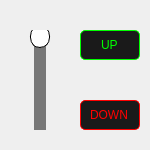
<?xml version="1.0" encoding="UTF-8"?>
<ui version="4.0">
 <class>Trains</class>
 <widget class="QWidget" name="Trains">
  <property name="geometry">
   <rect>
    <x>0</x>
    <y>0</y>
    <width>150</width>
    <height>150</height>
   </rect>
  </property>
  <property name="minimumSize">
   <size>
    <width>150</width>
    <height>150</height>
   </size>
  </property>
  <property name="maximumSize">
   <size>
    <width>150</width>
    <height>150</height>
   </size>
  </property>
  <property name="windowTitle">
   <string>Landing Gear</string>
  </property>
  <widget class="QSlider" name="OnOffTrains">
   <property name="geometry">
    <rect>
     <x>10</x>
     <y>30</y>
     <width>60</width>
     <height>100</height>
    </rect>
   </property>
   <property name="maximum">
    <number>1</number>
   </property>
   <property name="orientation">
    <enum>Qt::Vertical</enum>
   </property>
   <property name="invertedAppearance">
    <bool>true</bool>
   </property>
   <property name="styleSheet">
    <string>
      QSlider::groove:vertical {
        border: 1px solid #999999;
        background: #333333;
        width: 10px;
        border-radius: 5px;
      }

      QSlider::handle:vertical {
        background: #ffffff;
        border: 1px solid #000000;
        height: 20px;
        margin: -5px;
        border-radius: 10px;
      }

      QSlider::add-page:vertical {
        background: #777777;
      }

      QSlider::sub-page:vertical {
        background: #444444;
      }
    </string>
   </property>
  </widget>
  <widget class="QLineEdit" name="lineEdit">
   <property name="geometry">
    <rect>
     <x>80</x>
     <y>30</y>
     <width>60</width>
     <height>30</height>
    </rect>
   </property>
   <property name="text">
    <string>UP</string>
   </property>
   <property name="alignment">
    <set>Qt::AlignCenter</set>
   </property>
   <property name="readOnly">
    <bool>true</bool>
   </property>
   <property name="styleSheet">
    <string>
      QLineEdit {
        background-color: #1a1a1a;
        color: #00ff00;
        border: 1px solid #00ff00;
        border-radius: 5px;
      }
    </string>
   </property>
  </widget>
  <widget class="QLineEdit" name="lineEdit_2">
   <property name="geometry">
    <rect>
     <x>80</x>
     <y>100</y>
     <width>60</width>
     <height>30</height>
    </rect>
   </property>
   <property name="text">
    <string>DOWN</string>
   </property>
   <property name="alignment">
    <set>Qt::AlignCenter</set>
   </property>
   <property name="readOnly">
    <bool>true</bool>
   </property>
   <property name="styleSheet">
    <string>
      QLineEdit {
        background-color: #1a1a1a;
        color: #ff0000;
        border: 1px solid #ff0000;
        border-radius: 5px;
      }
    </string>
   </property>
  </widget>
 </widget>
 <resources/>
 <connections/>
</ui>
